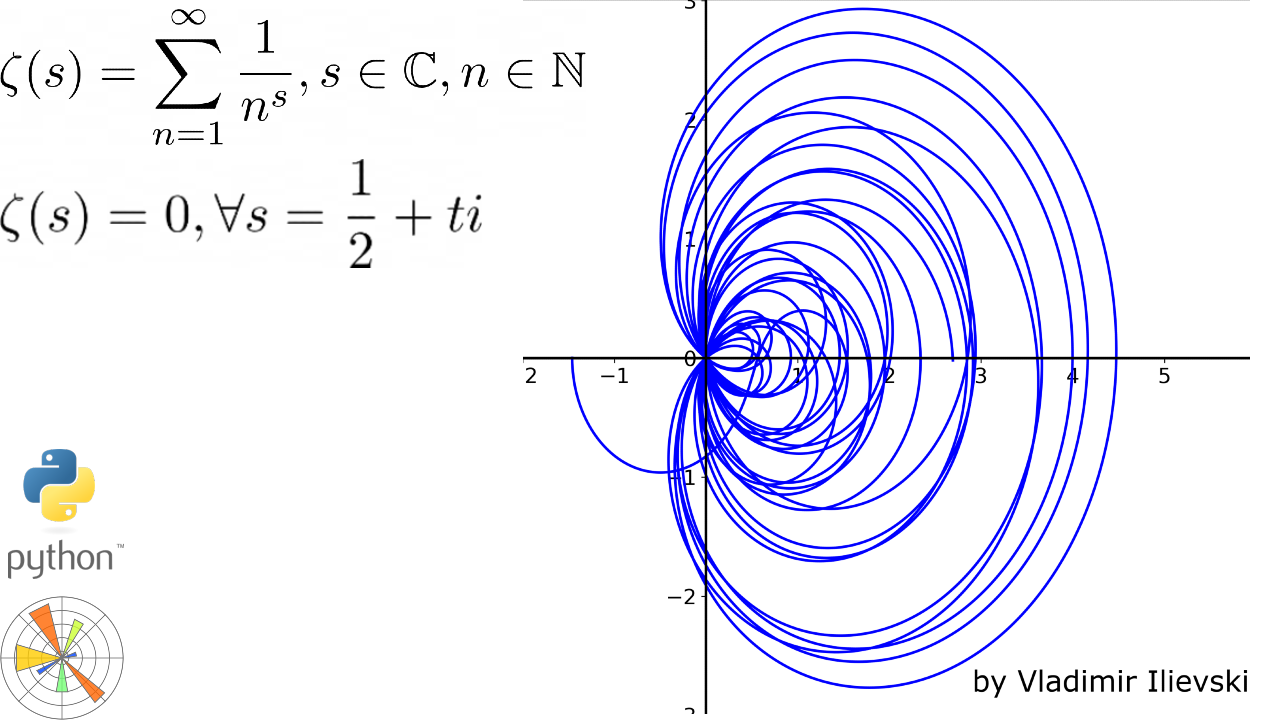
#> input picture libraries/rh.jpg, 1280 x 720 px
$ python pillow_examples.py
#> lines starting #> are read from the running program, lines starting #| are printed output that depends on the picture; after the words box and inside, x2 and y2 are one past the last pixel; in counts of white or black regions, pixels touching at a corner belong together
from PIL import Image

with Image.open("rh.jpg") as image:

#> image is the input picture: PIL image 1280x720 RGB; mean R, G, B 237.6, 237.6, 250.3
    print(image.filename, image.format)
#| rh.jpg PNG
    print(image.height, image.width)
#| 720 1280
    print(image.mode)
#| RGB
    for k, v in image.info.items():
        print(k, v)
#> this loop made 0 passes

    # converting image
    # image.save("rh.gif", "GIF")

    # default image viewer
    # image.show()

    midx = image.width / 2
#> midx = 640
    midy = image.height / 2
#> midy = 360
    croparea = (midy - 200, midx - 200, midy + 200, midx + 200)
#> croparea = (160, 440, 560, 840)
    cropimage = image.crop(croparea)
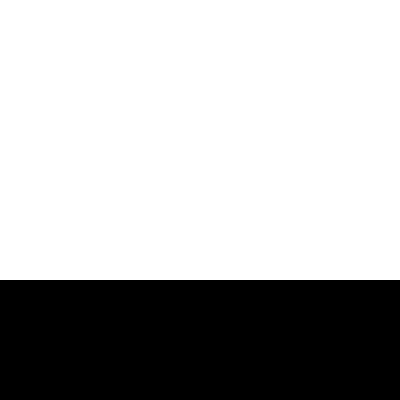
#> cropimage: PIL image 400x400 RGB; 70% white; 1 black region, box (x1, y1, x2, y2) and area: (0, 280, 400, 400) 48000
    newimage = cropimage.resize((256, 256))
    newimage = newimage.rotate(45)
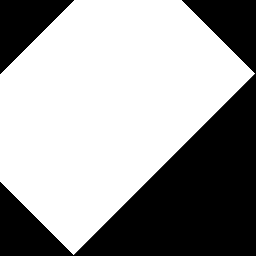
#> newimage: PIL image 256x256 RGB; min 0, max 255, mean 157.3
    newimage.show()
